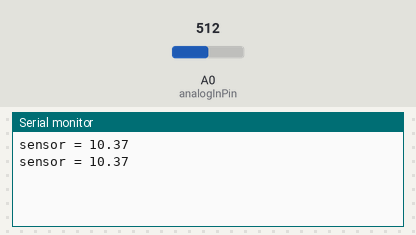
The sketch below on a simulated Arduino Uno, built with avr-gcc and run on an emulated ATmega328P. Shown: the last lines printed to the serial monitor. The test bench sets the inputs (shaded band); at power-on: A0 (analogInPin) = 512.

Above: at 1.2 s.
1.3 s: A0 (analogInPin) set to 716
At 2.6 s:
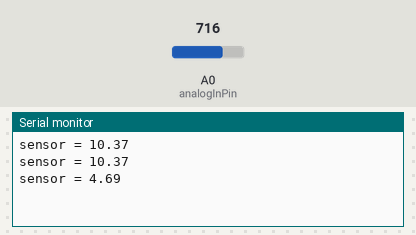
2.8 s: A0 (analogInPin) set to 900
At 3.4 s:
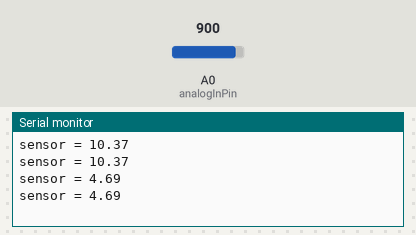
Timing chart, 0 to 5.8 s (numbered marks = the images above; inputs shaded):
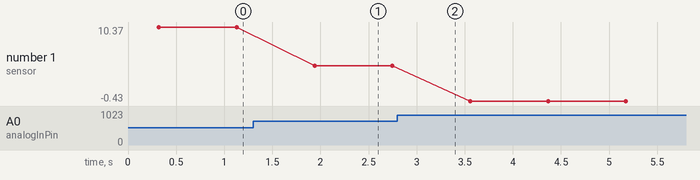

Measured:
- after the input at 1.3 s, the serial monitor: prints a new line after 0.64 s (image 1)
- plotted number 1: 10.37 → 4.69 after the input at 1.3 s, 4.69 → -0.43 after the input at 2.8 s

The sketch:

junto.ino
```cpp
#include <SoftwareSerial.h>

// Definir los pines de SoftwareSerial
SoftwareSerial BTSerial(10, 11); // TX, RX

// Declaración de variables
float calibration = 21.34 + 3.28; // Valor de calibración, se puede ajustar según sea necesario
const int analogInPin = A0; // Pin de entrada analógica para la lectura del sensor
int sensorValue = 0; // Variable para almacenar el valor del sensor
unsigned long int avgValue; // Variable para almacenar el valor promedio
float b;
int buf[10], temp;

char myChar;

void setup() {
  // Inicialización de la comunicación serial a 9600 baudios
  Serial.begin(9600);
  BTSerial.begin(9600);
  BTSerial.println("Conexión exitosa");
}

void loop() {
  // Bucle para realizar 10 lecturas del sensor
  for(int i = 0; i < 10; i++) {
    // Almacenar cada lectura en el buffer
    buf[i] = analogRead(analogInPin);
    // Pequeña pausa para estabilizar la lectura
    delay(30);
  }

  // Ordenar los valores del buffer de menor a mayor
  for(int i = 0; i < 9; i++) {
    for(int j = i + 1; j < 10; j++) {
      if(buf[i] > buf[j]) {
        temp = buf[i];
        buf[i] = buf[j];
        buf[j] = temp;
      }
    }
  }

  // Calcular el valor promedio de los valores del buffer excluyendo los extremos
  avgValue = 0;
  for(int i = 2; i < 8; i++)
    avgValue += buf[i];

  // Convertir el valor promedio a voltaje del sensor (0-5V)
  float pHVol = (float)avgValue * 5.0 / 1024 / 6;

  // Calcular el valor de pH utilizando una fórmula de conversión
  float phValue = -5.70 * pHVol + calibration;

  // Imprimir el valor de pH en la consola serial
  Serial.print("sensor = ");
  Serial.println(phValue);

  // Enviar el valor de pH a través de Bluetooth
  //BTSerial.print("pH = ");
  BTSerial.println(phValue);

  // Pequeña pausa antes de la próxima lectura
  delay(500);

  // Comunicación Bluetooth
  while (BTSerial.available()) {
    myChar = BTSerial.read();
    Serial.print(myChar);
  }

  while (Serial.available()) {
    myChar = Serial.read();
    BTSerial.print(myChar);
  }
}
```
